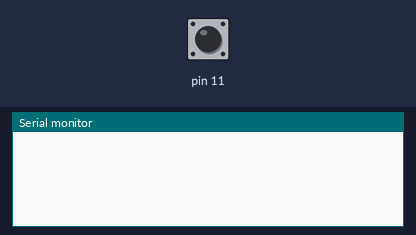
The sketch below on a simulated Arduino Uno, built with avr-gcc and run on an emulated ATmega328P. On the bench: the last lines printed to the serial monitor. The inputs (shaded band) are chosen by the test bench; at power-on: pin 11 HIGH.

Above: at 1.2 s.
1.3 s: pin 11 pulled LOW for 0.15 s
At 2.3 s:
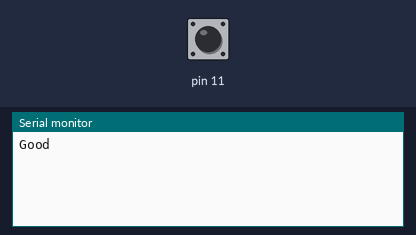
3.4 s: pin 11 pulled LOW for 1 s
At 4.8 s:
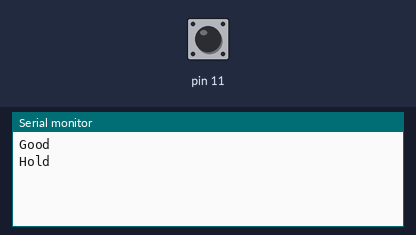
5.9 s: pin 11 pulsed LOW 2 times (0.12 s each, 0.3 s apart)
At 7.4 s:
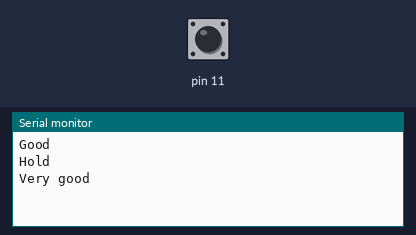
8.3 s: pin 11 pulsed LOW 5 times (0.12 s each, 0.3 s apart)
At 11.1 s:
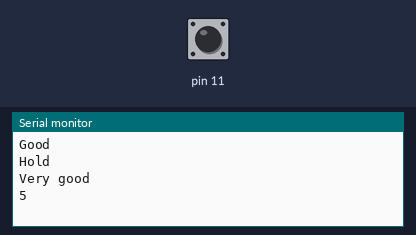

Measured:
- after the input at 1.3 s, the serial monitor: prints a new line after 0.65 s (image 1)
- after the input at 3.4 s, the serial monitor: prints a new line after 1.0 s (image 2)
- after the input at 5.9 s, the serial monitor: prints a new line after 0.92 s (image 3)
- after the input at 8.3 s, the serial monitor: prints a new line after 1.8 s (image 4)

The sketch:

button.ino
```cpp
#include <GyverButton.h>
GButton quar (11, HIGH_PULL, NORM_OPEN);

void setup() {
  Serial.begin(9600);
  quar.setTimeout(1000);

}

void loop() {
  quar.tick();
  if (quar.isSingle()) {
    Serial.println("Good");
  }
  if (quar.isDouble()) {
    Serial.println("Very good");
  }
  if (quar.isTriple()) {
    Serial.println("Best!");
  }
  if (quar.isHolded()) {
    Serial.println("Hold");
  }
  if (quar.hasClicks()) {
    Serial.println(quar.getClicks());
  }

}
```
